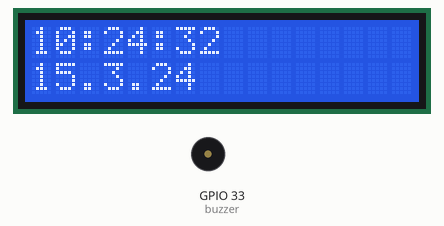
Recording of a sketch running on a simulated ESP32. On the bench: 16×2 character LCD, buzzer (waves = sounding, pin HIGH). The local clock reads 2024-03-15 10:24:30 at power-on unless the sketch sets it; what the sketch prints to the serial monitor is not drawn.

Above: at 2.23 s.
At 8.96 s:
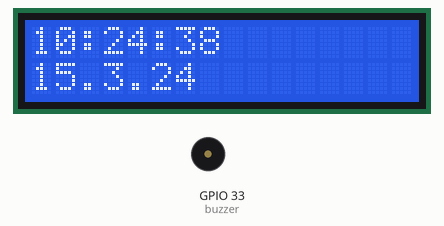
At 16.3 s:
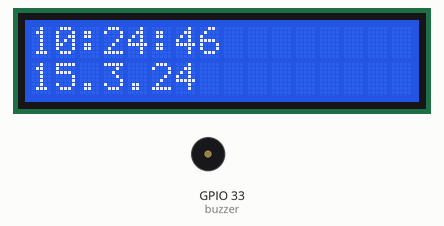
At 30.4 s:
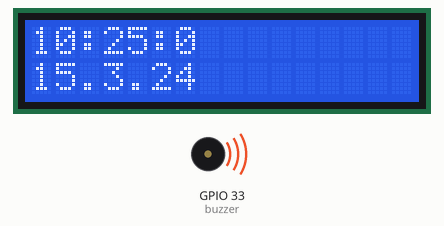
Timing chart, 0 to 32.5 s (numbered marks = the images above):
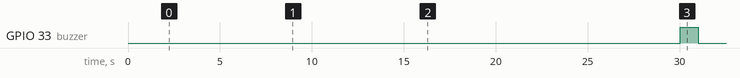

Measured:
- by itself, GPIO 33 (buzzer): LOW → HIGH at 30.0 s, → LOW 0.99 s later

The sketch:

Project3c_-_RTC__Buzzer_and_LCD.ino
```cpp
#include <LiquidCrystal_I2C.h>
#include "Arduino.h"
#include "uRTCLib.h"

LiquidCrystal_I2C lcd(0x27,16,2);
uRTCLib rtc(0x68);
int buzzer = 33;

void setup() {
  delay (2000);
  pinMode(buzzer, OUTPUT);
  Serial.begin(9600);
  Serial.println("Serial OK");

  #ifdef ARDUINO_ARCH_ESP8266
    URTCLIB_WIRE.begin(0, 2);
  #else
    URTCLIB_WIRE.begin();
  #endif

  lcd.init();
  lcd.backlight();
}

void loop() {
  rtc.refresh();
  String masa = String(rtc.hour())+":"+String(rtc.minute())+":"+String(rtc.second());
  String tarikh = String(rtc.day())+"."+String(rtc.month())+"."+String(rtc.year());
  int beep = (rtc.second()-'0')*-1;
  Serial.println(beep);
  lcd.setCursor(0,0);
  lcd.print(masa);
  lcd.setCursor(0,1);
  lcd.print(tarikh);
  if (beep == '0'){
    digitalWrite(buzzer, HIGH);
  }
  else{
    digitalWrite(buzzer, LOW);
  }
  delay(10);
  lcd.clear();

}
```
